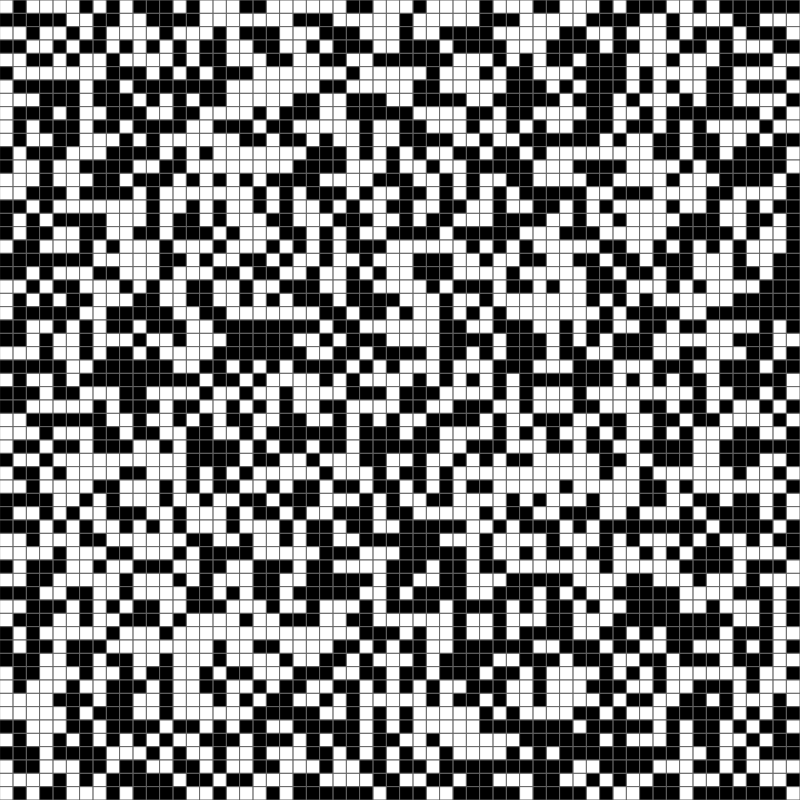
Frame 1 (no input)
Frame 60 (no input): identical to frame 1, image omitted
Frame 120 (the mouse pressed at the canvas centre since frame 60): identical to frame 1, image omitted

The p5.js sketch that drew this single still picture (run headless with seeded random() and noise() and a simulated clock; from frame 60 on, the mouse is pressed at the canvas centre):

// p5.js sketch
// ── sketch.js
function makearray(cols,rows){
  let array
  array = new Array(cols).fill(0)
  for(let i=0;i<cols;i++){
    array[i] = new Array(rows).fill(0)
  } 
  return array;
}
function mod(n, m) {
  if(m!=0){
  return ((n % m) + m) % m;
  }
  else{return }
}
function randomgrid(grid,rows,cols){
    for(let i = 0; i<cols;i++){
      for(let j =0;j<rows;j++){
        grid[i][j] = Math.floor(random(2))
    }
  }
  return grid
}

function generategeneration(grid,cols,rows,nextgen){
  for(let i= 0; i<cols;i++){
    for(let j=0;j<rows;j++){
      let p = grid[i][j]
      let count = neighbor(grid,i,j)
      if(p == 1 && (count<2 || count >3)){
        nextgen[i][j] =0;
      }
      if(p == 1 && (count == 2 || count == 3)){
        nextgen[i][j] = p;
      }
      if(p == 0 && count==3){
        nextgen[i][j] =1;
      }
    }
  }

  return nextgen;
}
function show(grid,cols,rows,resolution){
  for(let i = 0; i<cols;i++){
    for(let j =0;j<rows;j++){
      square(i*resolution,j*resolution,resolution)
      if(grid[i][j] == 1){
        fill(0)
      }else{fill(255)}
    }
  }
}
let rows = 60;
let cols = 60;
let grid;
let start = 'off';
function setup() {
   button = createButton('start')
   stopbtn = createButton('stop')
   reset = createButton('reset')

   button.mousePressed(() => {
     start = 'on'
     console.log(start)
    })
    stopbtn.mousePressed(()=>{
      start = 'off'
      console.log(start)

    })
    reset.mousePressed(()=>{
      grid = makearray(cols,rows);
      grid = randomgrid(grid,rows,cols);
    })
   grid = makearray(cols,rows);
   grid = randomgrid(grid,rows,cols);
  createCanvas(800, 800);
}
 
function draw() {
  background(220);
  stroke(100)
  let nextgen = makearray(cols,rows)
  const resolution = width/rows;
  if(start == 'off'){
    show(grid,cols,rows,resolution)
  }
  if(start == 'on'){
    show(grid,cols,rows,resolution)
    grid = generategeneration(grid,cols,rows,nextgen);
  }
}

function neighbor(grid,col,row){
  let counter = 0;
  for(let i =-1;i<2;i++){
    for(let j = -1;j<2;j++){
       let newI = (col+j+cols)%cols;
       let newJ = (row+i+rows)%rows;
      counter += grid[newI][newJ]
    }
  }
  counter -= grid[col][row]
  return counter;
}
